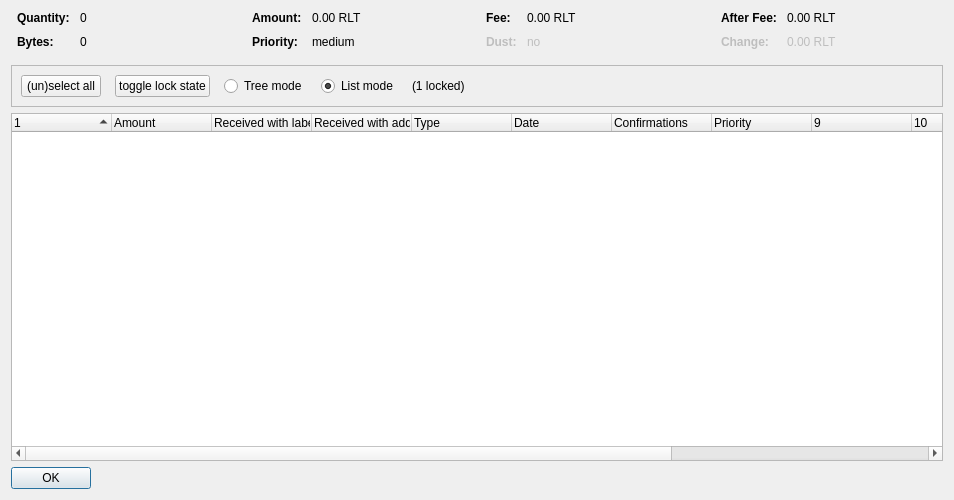
<?xml version="1.0" encoding="UTF-8"?>
<ui version="4.0">
 <class>CoinControlDialog</class>
 <widget class="QDialog" name="CoinControlDialog">
  <property name="geometry">
   <rect>
    <x>0</x>
    <y>0</y>
    <width>954</width>
    <height>500</height>
   </rect>
  </property>
  <property name="windowTitle">
   <string>Coin Selection</string>
  </property>
  <layout class="QVBoxLayout" name="verticalLayout">
   <item>
    <layout class="QHBoxLayout" name="horizontalLayoutTop" stretch="0,0,0,0">
     <property name="topMargin">
      <number>0</number>
     </property>
     <property name="bottomMargin">
      <number>10</number>
     </property>
     <item>
      <layout class="QFormLayout" name="formLayoutCoinControl1">
       <property name="horizontalSpacing">
        <number>10</number>
       </property>
       <property name="verticalSpacing">
        <number>10</number>
       </property>
       <property name="leftMargin">
        <number>6</number>
       </property>
       <property name="rightMargin">
        <number>6</number>
       </property>
       <item row="0" column="0">
        <widget class="QLabel" name="labelCoinControlQuantityText">
         <property name="font">
          <font>
           <weight>75</weight>
           <bold>true</bold>
          </font>
         </property>
         <property name="text">
          <string>Quantity:</string>
         </property>
        </widget>
       </item>
       <item row="0" column="1">
        <widget class="QLabel" name="labelCoinControlQuantity">
         <property name="cursor">
          <cursorShape>IBeamCursor</cursorShape>
         </property>
         <property name="contextMenuPolicy">
          <enum>Qt::ActionsContextMenu</enum>
         </property>
         <property name="text">
          <string notr="true">0</string>
         </property>
         <property name="textInteractionFlags">
          <set>Qt::LinksAccessibleByMouse|Qt::TextSelectableByKeyboard|Qt::TextSelectableByMouse</set>
         </property>
        </widget>
       </item>
       <item row="1" column="0">
        <widget class="QLabel" name="labelCoinControlBytesText">
         <property name="font">
          <font>
           <weight>75</weight>
           <bold>true</bold>
          </font>
         </property>
         <property name="text">
          <string>Bytes:</string>
         </property>
        </widget>
       </item>
       <item row="1" column="1">
        <widget class="QLabel" name="labelCoinControlBytes">
         <property name="cursor">
          <cursorShape>IBeamCursor</cursorShape>
         </property>
         <property name="contextMenuPolicy">
          <enum>Qt::ActionsContextMenu</enum>
         </property>
         <property name="text">
          <string notr="true">0</string>
         </property>
         <property name="textInteractionFlags">
          <set>Qt::LinksAccessibleByMouse|Qt::TextSelectableByKeyboard|Qt::TextSelectableByMouse</set>
         </property>
        </widget>
       </item>
      </layout>
     </item>
     <item>
      <layout class="QFormLayout" name="formLayoutCoinControl2">
       <property name="horizontalSpacing">
        <number>10</number>
       </property>
       <property name="verticalSpacing">
        <number>10</number>
       </property>
       <property name="leftMargin">
        <number>6</number>
       </property>
       <property name="rightMargin">
        <number>6</number>
       </property>
       <item row="0" column="0">
        <widget class="QLabel" name="labelCoinControlAmountText">
         <property name="font">
          <font>
           <weight>75</weight>
           <bold>true</bold>
          </font>
         </property>
         <property name="text">
          <string>Amount:</string>
         </property>
        </widget>
       </item>
       <item row="0" column="1">
        <widget class="QLabel" name="labelCoinControlAmount">
         <property name="cursor">
          <cursorShape>IBeamCursor</cursorShape>
         </property>
         <property name="contextMenuPolicy">
          <enum>Qt::ActionsContextMenu</enum>
         </property>
         <property name="text">
          <string notr="true">0.00 RLT</string>
         </property>
         <property name="textInteractionFlags">
          <set>Qt::LinksAccessibleByMouse|Qt::TextSelectableByKeyboard|Qt::TextSelectableByMouse</set>
         </property>
        </widget>
       </item>
       <item row="1" column="0">
        <widget class="QLabel" name="labelCoinControlPriorityText">
         <property name="font">
          <font>
           <weight>75</weight>
           <bold>true</bold>
          </font>
         </property>
         <property name="text">
          <string>Priority:</string>
         </property>
        </widget>
       </item>
       <item row="1" column="1">
        <widget class="QLabel" name="labelCoinControlPriority">
         <property name="cursor">
          <cursorShape>IBeamCursor</cursorShape>
         </property>
         <property name="contextMenuPolicy">
          <enum>Qt::ActionsContextMenu</enum>
         </property>
         <property name="text">
          <string>medium</string>
         </property>
         <property name="textInteractionFlags">
          <set>Qt::LinksAccessibleByMouse|Qt::TextSelectableByKeyboard|Qt::TextSelectableByMouse</set>
         </property>
        </widget>
       </item>
      </layout>
     </item>
     <item>
      <layout class="QFormLayout" name="formLayoutCoinControl3">
       <property name="horizontalSpacing">
        <number>10</number>
       </property>
       <property name="verticalSpacing">
        <number>10</number>
       </property>
       <property name="leftMargin">
        <number>6</number>
       </property>
       <property name="rightMargin">
        <number>6</number>
       </property>
       <item row="0" column="0">
        <widget class="QLabel" name="labelCoinControlFeeText">
         <property name="font">
          <font>
           <weight>75</weight>
           <bold>true</bold>
          </font>
         </property>
         <property name="text">
          <string>Fee:</string>
         </property>
        </widget>
       </item>
       <item row="0" column="1">
        <widget class="QLabel" name="labelCoinControlFee">
         <property name="cursor">
          <cursorShape>IBeamCursor</cursorShape>
         </property>
         <property name="contextMenuPolicy">
          <enum>Qt::ActionsContextMenu</enum>
         </property>
         <property name="text">
          <string notr="true">0.00 RLT</string>
         </property>
         <property name="textInteractionFlags">
          <set>Qt::LinksAccessibleByMouse|Qt::TextSelectableByKeyboard|Qt::TextSelectableByMouse</set>
         </property>
        </widget>
       </item>
       <item row="1" column="0">
        <widget class="QLabel" name="labelCoinControlLowOutputText">
         <property name="enabled">
          <bool>false</bool>
         </property>
         <property name="font">
          <font>
           <weight>75</weight>
           <bold>true</bold>
          </font>
         </property>
         <property name="text">
          <string>Dust:</string>
         </property>
        </widget>
       </item>
       <item row="1" column="1">
        <widget class="QLabel" name="labelCoinControlLowOutput">
         <property name="enabled">
          <bool>false</bool>
         </property>
         <property name="cursor">
          <cursorShape>IBeamCursor</cursorShape>
         </property>
         <property name="contextMenuPolicy">
          <enum>Qt::ActionsContextMenu</enum>
         </property>
         <property name="text">
          <string>no</string>
         </property>
         <property name="textInteractionFlags">
          <set>Qt::LinksAccessibleByMouse|Qt::TextSelectableByKeyboard|Qt::TextSelectableByMouse</set>
         </property>
        </widget>
       </item>
      </layout>
     </item>
     <item>
      <layout class="QFormLayout" name="formLayoutCoinControl4">
       <property name="horizontalSpacing">
        <number>10</number>
       </property>
       <property name="verticalSpacing">
        <number>10</number>
       </property>
       <property name="leftMargin">
        <number>6</number>
       </property>
       <property name="rightMargin">
        <number>6</number>
       </property>
       <item row="0" column="0">
        <widget class="QLabel" name="labelCoinControlAfterFeeText">
         <property name="font">
          <font>
           <weight>75</weight>
           <bold>true</bold>
          </font>
         </property>
         <property name="text">
          <string>After Fee:</string>
         </property>
        </widget>
       </item>
       <item row="0" column="1">
        <widget class="QLabel" name="labelCoinControlAfterFee">
         <property name="cursor">
          <cursorShape>IBeamCursor</cursorShape>
         </property>
         <property name="contextMenuPolicy">
          <enum>Qt::ActionsContextMenu</enum>
         </property>
         <property name="text">
          <string notr="true">0.00 RLT</string>
         </property>
         <property name="textInteractionFlags">
          <set>Qt::LinksAccessibleByMouse|Qt::TextSelectableByKeyboard|Qt::TextSelectableByMouse</set>
         </property>
        </widget>
       </item>
       <item row="1" column="0">
        <widget class="QLabel" name="labelCoinControlChangeText">
         <property name="enabled">
          <bool>false</bool>
         </property>
         <property name="font">
          <font>
           <weight>75</weight>
           <bold>true</bold>
          </font>
         </property>
         <property name="text">
          <string>Change:</string>
         </property>
        </widget>
       </item>
       <item row="1" column="1">
        <widget class="QLabel" name="labelCoinControlChange">
         <property name="enabled">
          <bool>false</bool>
         </property>
         <property name="cursor">
          <cursorShape>IBeamCursor</cursorShape>
         </property>
         <property name="contextMenuPolicy">
          <enum>Qt::ActionsContextMenu</enum>
         </property>
         <property name="text">
          <string notr="true">0.00 RLT</string>
         </property>
         <property name="textInteractionFlags">
          <set>Qt::LinksAccessibleByMouse|Qt::TextSelectableByKeyboard|Qt::TextSelectableByMouse</set>
         </property>
        </widget>
       </item>
      </layout>
     </item>
    </layout>
   </item>
   <item>
    <widget class="QFrame" name="frame">
     <property name="minimumSize">
      <size>
       <width>0</width>
       <height>40</height>
      </size>
     </property>
     <property name="frameShape">
      <enum>QFrame::StyledPanel</enum>
     </property>
     <property name="frameShadow">
      <enum>QFrame::Sunken</enum>
     </property>
     <layout class="QHBoxLayout" name="horizontalLayout">
      <item>
       <layout class="QHBoxLayout" name="horizontalLayoutPanel" stretch="0,0,0,0,0,0">
        <property name="spacing">
         <number>14</number>
        </property>
        <item>
         <widget class="QPushButton" name="pushButtonSelectAll">
          <property name="sizePolicy">
           <sizepolicy hsizetype="Maximum" vsizetype="Fixed">
            <horstretch>0</horstretch>
            <verstretch>0</verstretch>
           </sizepolicy>
          </property>
          <property name="text">
           <string>(un)select all</string>
          </property>
          <property name="autoDefault">
           <bool>false</bool>
          </property>
         </widget>
        </item>
        <item>
         <widget class="QPushButton" name="pushButtonToggleLock">
          <property name="sizePolicy">
           <sizepolicy hsizetype="Maximum" vsizetype="Fixed">
            <horstretch>0</horstretch>
            <verstretch>0</verstretch>
           </sizepolicy>
          </property>
          <property name="text">
           <string>toggle lock state</string>
          </property>
          <property name="autoDefault">
           <bool>false</bool>
          </property>
         </widget>
        </item>
        <item>
         <widget class="QRadioButton" name="radioTreeMode">
          <property name="sizePolicy">
           <sizepolicy hsizetype="Maximum" vsizetype="Fixed">
            <horstretch>0</horstretch>
            <verstretch>0</verstretch>
           </sizepolicy>
          </property>
          <property name="text">
           <string>Tree mode</string>
          </property>
         </widget>
        </item>
        <item>
         <widget class="QRadioButton" name="radioListMode">
          <property name="sizePolicy">
           <sizepolicy hsizetype="Maximum" vsizetype="Fixed">
            <horstretch>0</horstretch>
            <verstretch>0</verstretch>
           </sizepolicy>
          </property>
          <property name="text">
           <string>List mode</string>
          </property>
          <property name="checked">
           <bool>true</bool>
          </property>
         </widget>
        </item>
        <item>
         <widget class="QLabel" name="labelLocked">
          <property name="text">
           <string>(1 locked)</string>
          </property>
         </widget>
        </item>
        <item>
         <spacer name="horizontalSpacer">
          <property name="orientation">
           <enum>Qt::Horizontal</enum>
          </property>
          <property name="sizeHint" stdset="0">
           <size>
            <width>40</width>
            <height>20</height>
           </size>
          </property>
         </spacer>
        </item>
       </layout>
      </item>
     </layout>
    </widget>
   </item>
   <item>
    <widget class="CoinControlTreeWidget" name="treeWidget">
     <property name="contextMenuPolicy">
      <enum>Qt::CustomContextMenu</enum>
     </property>
     <property name="sortingEnabled">
      <bool>false</bool>
     </property>
     <property name="columnCount">
      <number>13</number>
     </property>
     <attribute name="headerShowSortIndicator" stdset="0">
      <bool>true</bool>
     </attribute>
     <attribute name="headerStretchLastSection">
      <bool>false</bool>
     </attribute>
     <column>
      <property name="text">
       <string/>
      </property>
     </column>
     <column>
      <property name="text">
       <string>Amount</string>
      </property>
     </column>
     <column>
      <property name="text">
       <string>Received with label</string>
      </property>
     </column>
     <column>
      <property name="text">
       <string>Received with address</string>
      </property>
     </column>
     <column>
      <property name="text">
	<string>Type</string>
      </property>
     </column>
     <column>
      <property name="text">	 
       <string>Date</string>
      </property>
     </column>
     <column>
      <property name="text">
       <string>Confirmations</string>
      </property>
      <property name="toolTip">
       <string>Confirmed</string>
      </property>
     </column>
     <column>
      <property name="text">
       <string>Priority</string>
      </property>
     </column>
     <column>
      <property name="text">
       <string/>
      </property>
     </column>
     <column>
      <property name="text">
       <string/>
      </property>
     </column>
     <column>
      <property name="text">
       <string/>
      </property>
     </column>
     <column>
      <property name="text">
       <string/>
      </property>
     </column>
     <column>
      <property name="text">
       <string/>
      </property>
     </column>
    </widget>
   </item>
   <item>
    <widget class="QDialogButtonBox" name="buttonBox">
     <property name="sizePolicy">
      <sizepolicy hsizetype="Maximum" vsizetype="Fixed">
       <horstretch>0</horstretch>
       <verstretch>0</verstretch>
      </sizepolicy>
     </property>
     <property name="orientation">
      <enum>Qt::Horizontal</enum>
     </property>
     <property name="standardButtons">
      <set>QDialogButtonBox::Ok</set>
     </property>
    </widget>
   </item>
  </layout>
 </widget>
 <customwidgets>
  <customwidget>
   <class>CoinControlTreeWidget</class>
   <extends>QTreeWidget</extends>
   <header>coincontroltreewidget.h</header>
  </customwidget>
 </customwidgets>
 <resources/>
 <connections/>
</ui>
